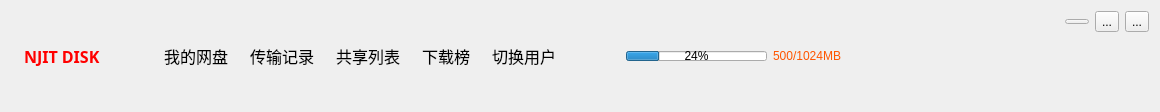
<?xml version="1.0" encoding="UTF-8"?>
<ui version="4.0">
 <class>Buttongroup</class>
 <widget class="QWidget" name="Buttongroup">
  <property name="geometry">
   <rect>
    <x>0</x>
    <y>0</y>
    <width>1160</width>
    <height>112</height>
   </rect>
  </property>
  <property name="maximumSize">
   <size>
    <width>16777215</width>
    <height>115</height>
   </size>
  </property>
  <property name="windowTitle">
   <string>Form</string>
  </property>
  <property name="styleSheet">
   <string notr="true">color: rgb(0, 0, 0);</string>
  </property>
  <layout class="QHBoxLayout" name="horizontalLayout_4">
   <item>
    <widget class="QLabel" name="ICON_label">
     <property name="sizePolicy">
      <sizepolicy hsizetype="Fixed" vsizetype="Fixed">
       <horstretch>0</horstretch>
       <verstretch>0</verstretch>
      </sizepolicy>
     </property>
     <property name="maximumSize">
      <size>
       <width>60</width>
       <height>60</height>
      </size>
     </property>
     <property name="text">
      <string/>
     </property>
     <property name="pixmap">
      <pixmap resource="picture.qrc">:/ico/images/njitlogo.jpg</pixmap>
     </property>
     <property name="scaledContents">
      <bool>true</bool>
     </property>
    </widget>
   </item>
   <item>
    <widget class="QLabel" name="Name_label">
     <property name="sizePolicy">
      <sizepolicy hsizetype="Preferred" vsizetype="Preferred">
       <horstretch>0</horstretch>
       <verstretch>0</verstretch>
      </sizepolicy>
     </property>
     <property name="font">
      <font>
       <family>等线</family>
       <pointsize>12</pointsize>
       <weight>75</weight>
       <bold>true</bold>
      </font>
     </property>
     <property name="styleSheet">
      <string notr="true">color: rgb(255, 0, 0);</string>
     </property>
     <property name="text">
      <string>NJIT DISK</string>
     </property>
    </widget>
   </item>
   <item>
    <spacer name="horizontalSpacer_3">
     <property name="orientation">
      <enum>Qt::Horizontal</enum>
     </property>
     <property name="sizeType">
      <enum>QSizePolicy::Fixed</enum>
     </property>
     <property name="sizeHint" stdset="0">
      <size>
       <width>50</width>
       <height>20</height>
      </size>
     </property>
    </spacer>
   </item>
   <item>
    <layout class="QHBoxLayout" name="horizontalLayout">
     <item>
      <widget class="QToolButton" name="toolButton_myfile">
       <property name="font">
        <font>
         <family>华文行楷</family>
         <pointsize>12</pointsize>
        </font>
       </property>
       <property name="autoFillBackground">
        <bool>true</bool>
       </property>
       <property name="text">
        <string>我的网盘</string>
       </property>
       <property name="icon">
        <iconset resource="picture.qrc">
         <normaloff>:/ico/images/tile_file.png</normaloff>:/ico/images/tile_file.png</iconset>
       </property>
       <property name="iconSize">
        <size>
         <width>50</width>
         <height>50</height>
        </size>
       </property>
       <property name="shortcut">
        <string/>
       </property>
       <property name="toolButtonStyle">
        <enum>Qt::ToolButtonTextUnderIcon</enum>
       </property>
       <property name="autoRaise">
        <bool>true</bool>
       </property>
      </widget>
     </item>
     <item>
      <widget class="QToolButton" name="toolButton_transfer_record">
       <property name="font">
        <font>
         <family>华文隶书</family>
         <pointsize>12</pointsize>
        </font>
       </property>
       <property name="text">
        <string>传输记录</string>
       </property>
       <property name="icon">
        <iconset resource="picture.qrc">
         <normaloff>:/ico/images/title_data.png</normaloff>:/ico/images/title_data.png</iconset>
       </property>
       <property name="iconSize">
        <size>
         <width>50</width>
         <height>50</height>
        </size>
       </property>
       <property name="toolButtonStyle">
        <enum>Qt::ToolButtonTextUnderIcon</enum>
       </property>
       <property name="autoRaise">
        <bool>true</bool>
       </property>
      </widget>
     </item>
     <item>
      <widget class="QToolButton" name="toolButton_sharefilelist">
       <property name="font">
        <font>
         <family>华文隶书</family>
         <pointsize>12</pointsize>
        </font>
       </property>
       <property name="text">
        <string>共享列表</string>
       </property>
       <property name="icon">
        <iconset resource="picture.qrc">
         <normaloff>:/ico/images/title_share.png</normaloff>:/ico/images/title_share.png</iconset>
       </property>
       <property name="iconSize">
        <size>
         <width>50</width>
         <height>50</height>
        </size>
       </property>
       <property name="toolButtonStyle">
        <enum>Qt::ToolButtonTextUnderIcon</enum>
       </property>
       <property name="autoRaise">
        <bool>true</bool>
       </property>
      </widget>
     </item>
     <item>
      <widget class="QToolButton" name="toolButton_download_rank">
       <property name="font">
        <font>
         <family>华文隶书</family>
         <pointsize>12</pointsize>
        </font>
       </property>
       <property name="text">
        <string>下载榜</string>
       </property>
       <property name="icon">
        <iconset resource="picture.qrc">
         <normaloff>:/ico/images/tile_hot.png</normaloff>:/ico/images/tile_hot.png</iconset>
       </property>
       <property name="iconSize">
        <size>
         <width>50</width>
         <height>50</height>
        </size>
       </property>
       <property name="toolButtonStyle">
        <enum>Qt::ToolButtonTextUnderIcon</enum>
       </property>
       <property name="autoRaise">
        <bool>true</bool>
       </property>
      </widget>
     </item>
     <item>
      <widget class="QToolButton" name="toolButton_changeruser">
       <property name="font">
        <font>
         <family>华文隶书</family>
         <pointsize>12</pointsize>
        </font>
       </property>
       <property name="text">
        <string>切换用户</string>
       </property>
       <property name="icon">
        <iconset resource="picture.qrc">
         <normaloff>:/ico/images/title_change.png</normaloff>:/ico/images/title_change.png</iconset>
       </property>
       <property name="iconSize">
        <size>
         <width>50</width>
         <height>50</height>
        </size>
       </property>
       <property name="toolButtonStyle">
        <enum>Qt::ToolButtonTextUnderIcon</enum>
       </property>
       <property name="autoRaise">
        <bool>true</bool>
       </property>
      </widget>
     </item>
    </layout>
   </item>
   <item>
    <layout class="QVBoxLayout" name="verticalLayout_3">
     <item>
      <widget class="QLabel" name="label_nickname_pic">
       <property name="sizePolicy">
        <sizepolicy hsizetype="Preferred" vsizetype="Preferred">
         <horstretch>0</horstretch>
         <verstretch>0</verstretch>
        </sizepolicy>
       </property>
       <property name="minimumSize">
        <size>
         <width>50</width>
         <height>50</height>
        </size>
       </property>
       <property name="maximumSize">
        <size>
         <width>50</width>
         <height>50</height>
        </size>
       </property>
       <property name="styleSheet">
        <string notr="true">color: rgb(0, 255, 0);</string>
       </property>
       <property name="text">
        <string/>
       </property>
       <property name="pixmap">
        <pixmap resource="picture.qrc">:/ico/images/title_user.png</pixmap>
       </property>
       <property name="scaledContents">
        <bool>true</bool>
       </property>
      </widget>
     </item>
     <item>
      <widget class="QLabel" name="label_nickname">
       <property name="styleSheet">
        <string notr="true">color: rgb(255, 255, 0);</string>
       </property>
       <property name="text">
        <string/>
       </property>
      </widget>
     </item>
    </layout>
   </item>
   <item>
    <widget class="QProgressBar" name="userspace">
     <property name="maximumSize">
      <size>
       <width>16777215</width>
       <height>10</height>
      </size>
     </property>
     <property name="value">
      <number>24</number>
     </property>
    </widget>
   </item>
   <item>
    <widget class="QLabel" name="label_userspace">
     <property name="styleSheet">
      <string notr="true">color: rgb(255, 85, 0);</string>
     </property>
     <property name="text">
      <string>500/1024MB</string>
     </property>
    </widget>
   </item>
   <item>
    <spacer name="horizontalSpacer_2">
     <property name="orientation">
      <enum>Qt::Horizontal</enum>
     </property>
     <property name="sizeHint" stdset="0">
      <size>
       <width>161</width>
       <height>20</height>
      </size>
     </property>
    </spacer>
   </item>
   <item>
    <layout class="QVBoxLayout" name="verticalLayout">
     <item>
      <layout class="QHBoxLayout" name="horizontalLayout_3">
       <item>
        <spacer name="horizontalSpacer">
         <property name="orientation">
          <enum>Qt::Horizontal</enum>
         </property>
         <property name="sizeHint" stdset="0">
          <size>
           <width>40</width>
           <height>20</height>
          </size>
         </property>
        </spacer>
       </item>
       <item>
        <layout class="QHBoxLayout" name="horizontalLayout_2">
         <item>
          <widget class="QToolButton" name="toolButton_minsize">
           <property name="maximumSize">
            <size>
             <width>30</width>
             <height>5</height>
            </size>
           </property>
           <property name="styleSheet">
            <string notr="true">border-image: url(:/ico/images/title_min.png);</string>
           </property>
           <property name="text">
            <string>...</string>
           </property>
           <property name="autoRaise">
            <bool>false</bool>
           </property>
          </widget>
         </item>
         <item>
          <widget class="QToolButton" name="toolButton_maxsize">
           <property name="maximumSize">
            <size>
             <width>30</width>
             <height>30</height>
            </size>
           </property>
           <property name="focusPolicy">
            <enum>Qt::ClickFocus</enum>
           </property>
           <property name="styleSheet">
            <string notr="true">border-image: url(:/ico/images/title_max.png);</string>
           </property>
           <property name="text">
            <string>...</string>
           </property>
           <property name="autoRaise">
            <bool>false</bool>
           </property>
          </widget>
         </item>
         <item>
          <widget class="QToolButton" name="toolButton_close">
           <property name="maximumSize">
            <size>
             <width>30</width>
             <height>30</height>
            </size>
           </property>
           <property name="mouseTracking">
            <bool>false</bool>
           </property>
           <property name="focusPolicy">
            <enum>Qt::ClickFocus</enum>
           </property>
           <property name="styleSheet">
            <string notr="true">border-image: url(:/ico/images/title_close.png);</string>
           </property>
           <property name="text">
            <string>...</string>
           </property>
           <property name="autoRaise">
            <bool>false</bool>
           </property>
          </widget>
         </item>
        </layout>
       </item>
      </layout>
     </item>
     <item>
      <spacer name="verticalSpacer">
       <property name="orientation">
        <enum>Qt::Vertical</enum>
       </property>
       <property name="sizeHint" stdset="0">
        <size>
         <width>20</width>
         <height>40</height>
        </size>
       </property>
      </spacer>
     </item>
    </layout>
   </item>
  </layout>
 </widget>
 <resources>
  <include location="picture.qrc"/>
 </resources>
 <connections/>
</ui>
